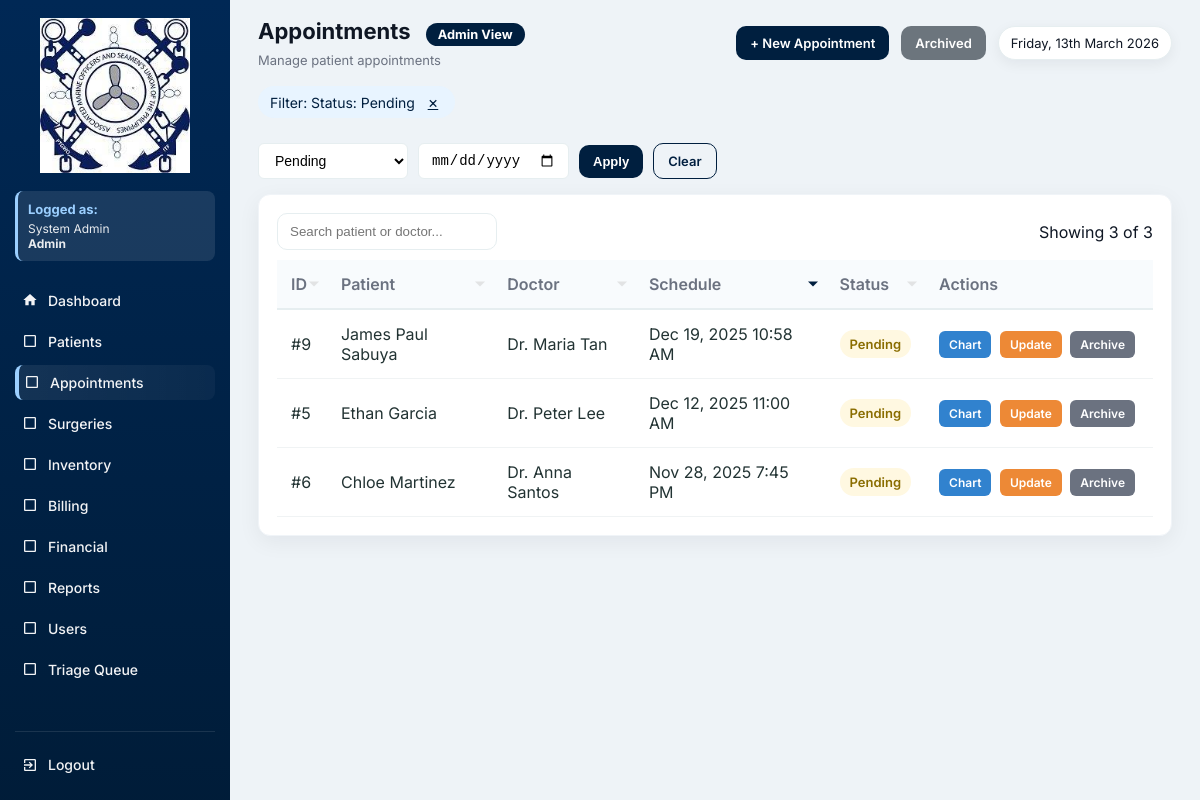
/appointments.php?status=Pending (signed in), run on the app's committed database.
### tables this page shows
CREATE TABLE `appointments` (
  `id` int(11) NOT NULL,
  `patient_id` int(11) DEFAULT NULL,
  `doctor_id` int(11) DEFAULT NULL,
  `schedule_datetime` datetime DEFAULT NULL,
  `status` enum('Pending','Approved','Completed','Cancelled') DEFAULT 'Pending',
  `reason` text DEFAULT NULL,
  `is_archived` tinyint(1) DEFAULT 0,
  `archived_at` datetime DEFAULT NULL,
  `archived_by` int(11) DEFAULT NULL,
  `notes` text DEFAULT NULL,
  `created_at` timestamp NOT NULL DEFAULT current_timestamp()
);

CREATE TABLE `patients` (
  `id` int(11) NOT NULL,
  `patient_code` varchar(20) DEFAULT NULL,
  `first_name` varchar(100) DEFAULT NULL,
  `last_name` varchar(100) DEFAULT NULL,
  `gender` varchar(10) DEFAULT NULL,
  `sex` enum('Male','Female') DEFAULT NULL,
  `birth_date` date DEFAULT NULL,
  `phone` varchar(50) DEFAULT NULL,
  `address` text DEFAULT NULL,
  `guardian` varchar(100) DEFAULT NULL,
  `blood_type` varchar(10) DEFAULT NULL,
  `weight` decimal(5,2) DEFAULT NULL,
  `height` decimal(5,2) DEFAULT NULL,
  `pulse_rate` int(11) DEFAULT NULL,
  `temperature` decimal(4,2) DEFAULT NULL,
  `guardian_name` varchar(150) DEFAULT NULL,
  `created_at` timestamp NOT NULL DEFAULT current_timestamp(),
  `is_archived` tinyint(1) DEFAULT 0,
  `archived_at` datetime DEFAULT NULL,
  `archived_by` int(11) DEFAULT NULL
);

CREATE TABLE `users` (
  `id` int(11) NOT NULL,
  `full_name` varchar(150) DEFAULT NULL,
  `username` varchar(100) DEFAULT NULL,
  `password` varchar(255) DEFAULT NULL,
  `role` enum('Admin','Doctor','Nurse','Staff','Inventory','Billing','SocialWorker') NOT NULL,
  `created_at` timestamp NOT NULL DEFAULT current_timestamp(),
  `is_active` tinyint(1) DEFAULT 1,
  `deactivated_at` datetime DEFAULT NULL
);

### functions.php (called while the page is built, shortened)
<?php
function fetchAll($conn, $sql, $types = null, $params = [])
{
    $stmt = $conn->prepare($sql);
    $stmt->execute();
    $res = $stmt->get_result();
    $rows = $res->fetch_all(MYSQLI_ASSOC);
    return $rows;
}
function fetchOne($conn, $sql, $types = null, $params = [])
{
    $stmt = $conn->prepare($sql);
    $stmt->execute();
    $res = $stmt->get_result();
    $row = $res->fetch_assoc();
    return $row;
}
?>

### appointments.php (the view, shortened to what this page needs)
<?php
require 'config.php';
require 'functions.php';
$current_role = $_SESSION['role'] ?? 'Guest';
$current_name = $_SESSION['name'] ?? 'User';
$current_user_id = $_SESSION['user_id'];
$role_permissions = [
    'Admin' => [
        'dashboard.php' => 'Dashboard',
        'patients.php' => 'Patients',
        'appointments.php' => 'Appointments',
        'surgeries.php' => 'Surgeries',
        'inventory.php' => 'Inventory',
        'billing.php' => 'Billing',
        'financials.php' => 'Financial',
        'reports.php' => 'Reports',
        'users.php' => 'Users',
        'triage_queue.php' => 'Triage Queue'
    ],
    'Doctor' => [
        'dashboard.php' => 'Dashboard',
        'patients.php' => 'Patients',
        'appointments.php' => 'Appointments',
        'surgeries.php' => 'Surgeries',
        'inventory.php' => 'Inventory',
        'reports.php' => 'Reports',
        'triage_queue.php' => 'Triage Queue'
    ],
    'Nurse' => [
        'dashboard.php' => 'Dashboard',
        'patients.php' => 'Patients',
        'appointments.php' => 'Appointments',
        'inventory.php' => 'Inventory',
        'reports.php' => 'Reports',
        'triage_queue.php' => 'Triage Queue'
    ],
    'Staff' => [
        'dashboard.php' => 'Dashboard',
        'patients.php' => 'Patients',
        'appointments.php' => 'Appointments',
        'reports.php' => 'Reports'
    ],
    'Inventory' => [
        'dashboard.php' => 'Dashboard',
        'inventory.php' => 'Inventory',
        'reports.php' => 'Reports'
    ],
    'Billing' => [
        'dashboard.php' => 'Dashboard',
        'billing.php' => 'Billing',
        'financials.php' => 'Financial',
        'reports.php' => 'Reports'
    ],
    'SocialWorker' => [
        'dashboard.php' => 'Dashboard',
        'financials.php' => 'Financial',
        'reports.php' => 'Reports'
    ]
];
$allowed_pages = $role_permissions[$current_role] ?? ['dashboard.php' => 'Dashboard'];
$filter = $_GET['filter'] ?? '';
$status_filter = $_GET['status'] ?? '';
$date_filter = $_GET['date'] ?? '';
$is_admin = ($current_role === 'Admin');
$show_archived = isset($_GET['show']) && $_GET['show'] === 'archived';
$sort_column = $_GET['sort'] ?? 'schedule';
$sort_order = $_GET['order'] ?? 'desc';
$conditions = [];
if (!$show_archived) {
    $conditions[] = "a.is_archived = 0";
} else {
    $conditions[] = "a.is_archived = 1";
}
if (!empty($status_filter) && in_array($status_filter, ['Pending', 'Approved', 'Completed', 'Cancelled'])) {
    $conditions[] = "a.status = '$status_filter'";
}
$where_clause = 'WHERE ' . implode(' AND ', $conditions);
$total = fetchOne($conn, "SELECT COUNT(*) as total FROM appointments a $where_clause")['total'] ?? 0;
$page = isset($_GET['page']) ? max(1, intval($_GET['page'])) : 1;
$offset = ($page - 1) * 10;
switch ($sort_column) {
    case 'schedule': $order_by = "a.schedule_datetime"; break;
}
$order_by .= " " . strtoupper($sort_order);
$query = "
    SELECT
        a.id, a.schedule_datetime, a.status, a.is_archived,
        p.first_name AS patient_first, p.last_name AS patient_last,
        u.full_name AS doctor_name,
        a.doctor_id
    FROM appointments a
    LEFT JOIN patients p ON a.patient_id = p.id
    LEFT JOIN users u ON a.doctor_id = u.id
    $where_clause
    ORDER BY $order_by
    LIMIT $offset, 10
";
$rows = fetchAll($conn, $query);
?>
<!DOCTYPE html>
<html lang="en">
<head>
</head>
<body>
<div class="app">
  <aside class="sidebar">
    <div class="logo-wrap"><a href="dashboard.php"><img src="logo.jpg" alt="Logo"></a></div>
    <div class="user-info">
      <h4>Logged as:</h4>
      <p><?= htmlspecialchars($current_name) ?><br><strong><?= htmlspecialchars($current_role) ?></strong></p>
    </div>
    <nav class="menu">
      <a href="dashboard.php" class="menu-item <?= basename($_SERVER['PHP_SELF'])=='dashboard.php'?'active':'' ?>">
        <span class="icon"><svg viewBox="0 0 24 24" fill="currentColor"><path d="M10 20v-6h4v6h5v-8h3L12 3 2 12h3v8z"/></svg></span> Dashboard
      </a>
      <?php foreach($allowed_pages as $page => $label): if($page !== 'dashboard.php'): ?>
        <a href="<?= $page ?>" class="menu-item <?= basename($_SERVER['PHP_SELF'])==$page?'active':'' ?>">
          <span class="icon">
            <?php
            $icons = [
              'patients.php' => '<svg viewBox="0 0 24 24" fill="currentColor"><path d="M12 12c2.21 0 4-1.79 4-4s-1.79-4-4-4-4 1.79-4 4 1.79 4 4 4zm0 2c-2.67 0-8 1.34-8 4v2h16v-2c0-2.66-5.33-4-8-4z"/></svg>',
              'appointments.php' => '<svg viewBox="0 0 24 24" fill="currentColor"><path d="M19 3h-1V1h-2v2H8V1H6v2H5c-1.11 0-1.99.9-1.99 2L3 19c0 1.1.89 2 2 2h14c1.1 0 2-.9 2-2V5c0-1.1-.9-2-2-2zm0 16H5V8h14v11zM7 10h5v5H7z"/></svg>',
              'surgeries.php' => '<svg viewBox="0 0 24 24" fill="currentColor"><path d="M12 2C8.13 2 5 5.13 5 9c0 5.25 7 13 7 13s7-7.75 7-13c0-3.87-3.13-7-7-7zm0 9.5c-1.38 0-2.5-1.12-2.5-2.5s1.12-2.5 2.5-2.5 2.5 1.12 2.5 2.5-1.12 2.5-2.5 2.5z"/></svg>',
              'inventory.php' => '<svg viewBox="0 0 24 24" fill="currentColor"><path d="M20 8h-3V4H7v4H4v14h16V8zM9 6h6v2H9V6zm11 14H4v-9h16v9zm-7-7H8v-2h5v2z"/></svg>',
              'billing.php' => '<svg viewBox="0 0 24 24" fill="currentColor"><path d="M11.8 10.9c-2.27-.59-3-1.2-3-2.15 0-1.09 1.01-1.85 2.7-1.85 1.78 0 2.44.85 2.5 2.1h2.21c-.07-1.72-1.12-3.3-3.21-3.81V3h-3v2.16c-1.94.42-3.5 1.68-3.5 3.61 0 2.31 1.91 3.46 4.7 4.13 2.5.6 3 1.48 3 2.41 0 .69-.49 1.79-2.7 1.79-2.06 0-2.87-.92-2.98-2.1h-2.2c.12 2.19 1.76 3.42 3.68 3.83V21h3v-2.15c1.95-.37 3.5-1.5 3.5-3.55 0-2.84-2.43-3.81-4.7-4.4z"/></svg>',
              'financials.php' => '<svg viewBox="0 0 24 24" fill="currentColor"><path d="M3 13h8V3H3v10zm0 8h8v-6H3v6zm10 0h8V11h-8v10zm0-18v6h8V3h-8z"/></svg>',
              'reports.php' => '<svg viewBox="0 0 24 24" fill="currentColor"><path d="M19 3H5c-1.1 0-2 .9-2 2v14c0 1.1.9 2 2 2h14c1.1 0 2-.9 2-2V5c0-1.1-.9-2-2-2zM9 17H7v-7h2v7zm4 0h-2V7h2v10zm4 0h-2v-4h2v4z"/></svg>',
              'users.php' => '<svg viewBox="0 0 24 24" fill="currentColor"><path d="M16 11c1.66 0 2.99-1.34 2.99-3S17.66 5 16 5c-1.66 0-3 1.34-3 3s1.34 3 3 3zm-8 0c1.66 0 2.99-1.34 2.99-3S9.66 5 8 5C6.34 5 5 6.34 5 8s1.34 3 3 3zm0 2c-2.33 0-7 1.17-7 3.5V19h14v-2.5c0-2.33-4.67-3.5-7-3.5zm8 0c-.29 0-.62.02-.97.05 1.16.84 1.97 1.97 1.97 3.45V19h6v-2.5c0-2.33-4.67-3.5-7-3.5z"/></svg>',
              'triage_queue.php' => '<svg viewBox="0 0 24 24" fill="currentColor"><path d="M12 2C6.48 2 2 6.48 2 12s4.48 10 10 10 10-4.48 10-10S17.52 2 12 2zm-2 15l-5-5 1.41-1.41L10 14.17l7.59-7.59L19 8l-9 9z"/></svg>'
            ];
            echo $icons[$page] ?? '<svg viewBox="0 0 24 24" fill="currentColor"><path d="M19 5v14H5V5h14m0-2H5c-1.1 0-2 .9-2 2v14c0 1.1.9 2 2 2h14c1.1 0 2-.9 2-2V5c0-1.1-.9-2-2-2z"/></svg>';
            ?>
          </span> <?= $label ?>
        </a>
      <?php endif; endforeach; ?>
    </nav>
    <div class="sidebar-bottom">
      <a href="logout.php" class="menu-item">
        <span class="icon"><svg viewBox="0 0 24 24" fill="currentColor"><path d="M10.09 15.59L11.5 17l5-5-5-5-1.41 1.41L12.67 11H3v2h9.67l-2.58 2.59zM19 3H5c-1.11 0-2 .9-2 2v4h2V5h14v14H5v-4H3v4c0 1.1.89 2 2 2h14c1.1 0 2-.9 2-2V5c0-1.1-.9-2-2-2z"/></svg></span> Logout
      </a>
    </div>
  </aside>
  <div class="main">
    <div class="topbar">
      <div class="top-left">
        <h1>Appointments <?= $show_archived ? '(Archived)' : '' ?>
          <span class="role-badge role-<?= strtolower($current_role) ?>"><?= htmlspecialchars($current_role) ?> View</span>
        </h1>
        <p>Manage patient appointments</p>
      </div>
      <div class="top-actions">
        <?php if ($show_archived): ?>
          <a href="appointments.php" class="btn btn-outline">View Active</a>
        <?php else: ?>
          <a href="appointment_form.php" class="btn">+ New Appointment</a>
          <?php if ($is_admin): ?>
            <a href="appointments.php?show=archived" class="btn" style="background:#6c757d;">Archived</a>
          <?php endif; ?>
        <?php endif; ?>
        <div class="date-pill"><?= date('l, jS F Y') ?></div>
      </div>
    </div>
    <?php if (!empty($filter) || !empty($status_filter) || !empty($date_filter)): ?>
      <div class="filter-badge">
        Filter:
        <?php
          $bits = [];
          if (!empty($status_filter)) $bits[] = "Status: $status_filter";
          echo implode(' • ', $bits);
        ?>
        <a href="appointments.php" class="close-btn">&times;</a>
      </div>
    <?php endif; ?>
    <div class="filter-controls">
      <select id="statusFilter" class="filter-select" onchange="applyFilter()">
        <option value="Pending" <?= $status_filter=='Pending'?'selected':'' ?>>Pending</option>
      </select>
      <input type="date" id="dateFilter" class="filter-select" value="<?= htmlspecialchars($date_filter) ?>" onchange="applyFilter()">
      <button onclick="applyFilter()" class="btn" style="background:var(--navy-700);">Apply</button>
      <a href="appointments.php" class="btn btn-outline">Clear</a>
    </div>
    <div class="table-wrap">
      <div class="table-controls">
        <input type="text" id="searchInput" class="search-input" placeholder="Search patient or doctor...">
        <div class="muted">Showing <span id="rowCount"><?= count($rows) ?></span> of <?= number_format($total) ?></div>
      </div>
      <table id="appointmentsTable">
        <thead>
          <tr>
            <th class="sortable-header <?= $sort_column=='id'?$sort_order:'' ?>" onclick="sortTable('id','<?= $sort_column=='id' && $sort_order=='asc'?'desc':'asc' ?>')">ID</th>
            <th class="sortable-header <?= $sort_column=='patient'?$sort_order:'' ?>" onclick="sortTable('patient','<?= $sort_column=='patient' && $sort_order=='asc'?'desc':'asc' ?>')">Patient</th>
            <th class="sortable-header <?= $sort_column=='doctor'?$sort_order:'' ?>" onclick="sortTable('doctor','<?= $sort_column=='doctor' && $sort_order=='asc'?'desc':'asc' ?>')">Doctor</th>
            <th class="sortable-header <?= $sort_column=='schedule'?$sort_order:'' ?>" onclick="sortTable('schedule','<?= $sort_column=='schedule' && $sort_order=='asc'?'desc':'asc' ?>')">Schedule</th>
            <th class="sortable-header <?= $sort_column=='status'?$sort_order:'' ?>" onclick="sortTable('status','<?= $sort_column=='status' && $sort_order=='asc'?'desc':'asc' ?>')">Status</th>
            <th>Actions</th>
          </tr>
        </thead>
        <tbody>
          <?php if (count($rows) > 0): ?>
            <?php foreach($rows as $r): ?>
              <?php
              $status_class = [
                  'Pending' => 'pending',
                  'Approved' => 'approved',
                  'Completed' => 'completed',
                  'Cancelled' => 'cancelled'
              ][$r['status']] ?? 'pending';
              $schedule = date('M j, Y g:i A', strtotime($r['schedule_datetime']));
              $patient_name = trim(($r['patient_first']??'').' '.($r['patient_last']??''));
              $row_bg = $r['is_archived'] ? 'style="background:rgba(149,165,166,0.1);"' : '';
              $can_edit_status = false;
              if (!$r['is_archived']) {
                  if ($current_role === 'Admin') {
                      $can_edit_status = true;
                  } elseif ($current_role === 'Doctor' && $r['doctor_id'] == $current_user_id) {
                      $can_edit_status = true;
                  } elseif ($current_role === 'Nurse') {
                      $can_edit_status = true;
                  } elseif ($current_role === 'Staff') {
                      $can_edit_status = true;
                  }
              }
              $status_clickable_class = $can_edit_status ? 'editable' : 'not-editable';
              ?>
              <tr data-id="<?= $r['id'] ?>" data-doctor="<?= $r['doctor_id'] ?>" data-status="<?= $r['status'] ?>" <?= $row_bg ?>>
                <td>#<?= $r['id'] ?></td>
                <td><?= htmlspecialchars($patient_name) ?></td>
                <td><?= htmlspecialchars($r['doctor_name'] ?? '') ?></td>
                <td><?= $schedule ?></td>
                <td>
                  <span class="status <?= $status_class ?> <?= $status_clickable_class ?>"
                        data-id="<?= $r['id'] ?>"
                        data-status="<?= $r['status'] ?>"
                        data-doctor="<?= $r['doctor_id'] ?>"
                        data-role="<?= htmlspecialchars($current_role) ?>"
                        onclick="<?= $can_edit_status ? 'openStatusModal(this)' : '' ?>">
                    <?= $r['status'] ?>
                  </span>
                </td>
                <td style="white-space:nowrap;">
                  <a href="appointment_view.php?id=<?= $r['id'] ?>" class="action-btn btn-chart">Chart</a>
                  <?php if (!$r['is_archived'] && $current_role !== 'Doctor'): ?>
                    <a href="appointment_form.php?id=<?= $r['id'] ?>" class="action-btn btn-update">Update</a>
                  <?php endif; ?>
                  <?php if ($is_admin): ?>
                    <?php if (!$r['is_archived']): ?>
                      <a href="appointments.php?archive=<?= $r['id'] ?>" class="action-btn btn-archive" onclick="return confirm('Archive appointment for &quot;<?= htmlspecialchars($patient_name, ENT_QUOTES) ?>&quot;?')">Archive</a>
                    <?php else: ?>
                      <a href="appointments.php?restore=<?= $r['id'] ?>" class="action-btn btn-archive" onclick="return confirm('Restore appointment for &quot;<?= htmlspecialchars($patient_name, ENT_QUOTES) ?>&quot;?')">Restore</a>
                    <?php endif; ?>
                  <?php endif; ?>
                </td>
              </tr>
            <?php endforeach; ?>
          <?php else: ?>
            <tr><td colspan="6" style="text-align:center; padding:30px;">No appointments found.</td></tr>
          <?php endif; ?>
        </tbody>
      </table>
    </div>
  </div>
</div>
</body>
</html>

### data on the page
appointments: id "9", patient.last_name "James Paul Sabuya", doctor.full_name "Dr. Maria Tan", schedule_datetime "Dec 19, 2025 10:58 AM", status "Pending"
appointments: id "5", patient.last_name "Ethan Garcia", doctor.full_name "Dr. Peter Lee", schedule_datetime "Dec 12, 2025 11:00 AM", status "Pending"
appointments: id "6", patient.last_name "Chloe Martinez", doctor.full_name "Dr. Anna Santos", schedule_datetime "Nov 28, 2025 7:45 PM", status "Pending"

### other printed values
$current_name "System Admin"
$current_role "Admin"
$label "Patients"
$label "Appointments"
$label "Surgeries"
$label "Inventory"
$label "Billing"
$label "Financial"
$label "Reports"
$label "Users"
$label "Triage Queue"
implode(' • ', $bits) "Status: Pending"
count($rows) "3"
$total "3"
